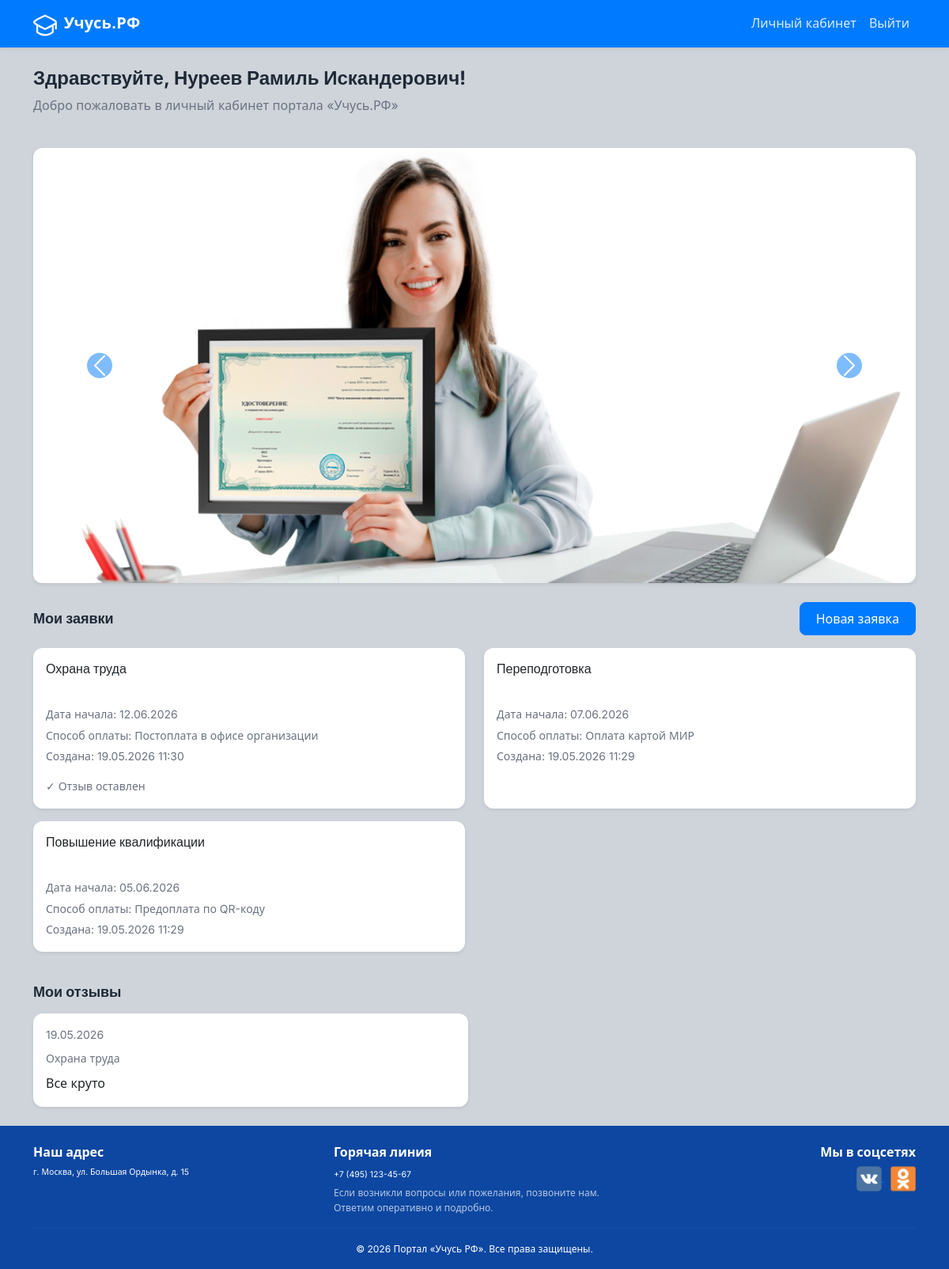
Page /dashboard/ (signed in) on the committed database.
### courses/models.py (models this page shows, shortened)
class Profile(models.Model):
    user = models.OneToOneField(User, on_delete=models.CASCADE, related_name='profile')
    full_name = models.CharField('ФИО', max_length=255)
    phone = models.CharField('Телефон', max_length=20)
    class Meta:
        verbose_name = 'Профиль'
        verbose_name_plural = 'Профили'

class Application(models.Model):
    class CourseType(models.TextChoices):
        QUALIFICATION = 'qualification', 'Повышение квалификации'
        RETRAINING = 'retraining', 'Переподготовка'
        OCCUPATIONAL_SAFETY = 'safety', 'Охрана труда'
    class PaymentMethod(models.TextChoices):
        CASH = 'qrcode', 'Предоплата по QR-коду'
        CARD = 'card', 'Оплата картой МИР'
        OFICE = 'ofice', 'Постоплата в офисе организации'
    class Status(models.TextChoices):
        NEW = 'new', 'Новая'
        IN_PROGRESS = 'in_progress', 'Идёт обучение'
        COMPLETED = 'completed', 'Обучение завершено'
    user = models.ForeignKey(User, on_delete=models.CASCADE, related_name='applications')
    course_type = models.CharField('Тип курса', max_length=50, choices=CourseType.choices)
    start_date = models.DateField('Дата начала обучения')
    payment_method = models.CharField('Способ оплаты', max_length=50, choices=PaymentMethod.choices)
    status = models.CharField('Статус', max_length=50, choices=Status.choices, default=Status.NEW)
    created_at = models.DateTimeField('Дата создания', auto_now_add=True)
    class Meta:
        verbose_name = 'Заявка'
        verbose_name_plural = 'Заявки'
        ordering = ['-created_at']

class Review(models.Model):
    user = models.ForeignKey(User, on_delete=models.CASCADE, related_name='reviews')
    application = models.OneToOneField(Application, on_delete=models.CASCADE, related_name='review')
    text = models.TextField('Текст отзыва')
    created_at = models.DateTimeField('Дата создания', auto_now_add=True)
    class Meta:
        verbose_name = 'Отзыв'
        verbose_name_plural = 'Отзывы'
        ordering = ['-created_at']

### courses/views.py (the view)
# urls.py: path('dashboard/', views.dashboard, name='dashboard'),
@login_required
def dashboard(request):
    applications = Application.objects.filter(user=request.user)
    reviews = Review.objects.filter(user=request.user)
    context = {
        'applications': applications,
        'reviews': reviews,
    }
    return render(request, 'dashboard.html', context)

### templates/dashboard.html (shortened to what this page needs)
{% extends 'base.html' %}
{% load static %}
{% block content %}
<div class="row mb-4">
    <div class="col-12">
        <h2 class="fw-bold">Здравствуйте, {{ user.profile.full_name }}!</h2>
        <p class="text-muted">Добро пожаловать в личный кабинет портала «Учусь.РФ»</p>
    </div>
</div>
<div id="bannerCarousel" class="carousel slide mb-4" data-bs-ride="carousel" data-bs-interval="3000">
    <div class="carousel-inner rounded-3 shadow-sm">
        <div class="carousel-item active">
            <img src="{% static 'img/slide1.svg' %}" class="d-block w-100" alt="Слайд1">
        </div>
    </div>
    <button class="carousel-control-prev" type="button" data-bs-target="#bannerCarousel" data-bs-slide="prev">
        <span class="carousel-control-prev-icon bg-primary rounded-circle p-3"></span>
    </button>
    <button class="carousel-control-next" type="button" data-bs-target="#bannerCarousel" data-bs-slide="next">
        <span class="carousel-control-next-icon bg-primary rounded-circle p-3"></span>
    </button>
</div>
<div class="d-flex justify-content-between align-items-center mb-3">
    <h4 class="fw-bold mb-0">Мои заявки</h4>
    {% if user.username != 'Admin26' %}
        <a href="{% url 'application_create' %}" class="btn btn-primary">Новая заявка</a>
    {% endif %}
</div>
{% if applications %}
    <div class="row">
        {% for app in applications %}
            <div class="col-md-6 mb-3">
                <div class="card shadow-sm h-100">
                    <div class="card-body">
                        <h5 class="card-title">{{ app.get_course_type_display }}</h5>
                        <p class="card-text mb-1">
                            <span class="badge {% if app.status == 'new' %}badge-new{% elif app.status == 'in_progress' %}badge-progress{% else %}badge-done{% endif %}">
                            </span>
                        </p>
                        <p class="card-text small text-muted mb-1">Дата начала: {{ app.start_date|date:"d.m.Y" }}</p>
                        <p class="card-text small text-muted mb-1">Способ оплаты: {{ app.get_payment_method_display }}</p>
                        <p class="card-text small text-muted">Создана: {{ app.created_at|date:"d.m.Y H:i" }}</p>
                        {% if app.review %}
                            <p class="small text-muted mt-2 mb-0">✓ Отзыв оставлен</p>
                        {% endif %}
                    </div>
                </div>
            </div>
        {% endfor %}
    </div>
{% endif %}
{% if reviews %}
    <h4 class="fw-bold mt-4 mb-3">Мои отзывы</h4>
    <div class="row g-3 mb-4">
        {% for review in reviews %}
            <div class="col-md-6">
                <div class="card shadow-sm h-100">
                    <div class="card-body">
                        <div class="d-flex justify-content-between align-items-start mb-2">
                            <small class="text-muted">{{ review.created_at|date:"d.m.Y" }}</small>
                        </div>
                        <p class="text-muted small mb-2">{{ review.application.get_course_type_display }}</p>
                        <p class="mb-0">{{ review.text }}</p>
                    </div>
                </div>
            </div>
        {% endfor %}
    </div>
{% endif %}
{% endblock %}

### static/css/style.css (style rules this page uses)
:root { --primary: #007bff; --primary-dark: #0d47a1; --white: #ffffff; --light-bg: #ced4da; --text-dark: #1F2937; --border-light: #dee2e6; --shadow: 0 .5rem 1rem rgba(0,0,0,.1); --transition: all .3s ease; }
* { box-sizing: border-box; }
body { font-family: 'Inter', system-ui, sans-serif; background: var(--light-bg); color: var(--text-dark); font-size: 16px; line-height: 1.6; }
h2 { font: 500 24px 'Inter', sans-serif; }
h3, h4 { font: 500 18px 'Inter', sans-serif; }
h5 { font: 500 16px 'Inter', sans-serif; }
h1, h2, h3, h4, h5 { color: var(--text-dark); }
.text-muted { color: #6B7280 !important; }
a { color: var(--primary); transition: var(--transition); }
.bg-primary { background-color: var(--primary) !important; }
.card { border: none; border-radius: .75rem; background: var(--white); transition: var(--transition); animation: fadeInUp .5s ease both; }
.btn { border-radius: .5rem; padding: .5rem 1.25rem; font-weight: 500; transition: var(--transition); }
.btn-primary { background: var(--primary); border-color: var(--primary); }
.carousel { max-width: 1320px; margin: 0 auto; }
.carousel-item img { max-height: 550px; object-fit: cover; border-radius: .75rem; }
.badge { font-weight: 500; padding: .35em .65em; font-size: 12px; transition: transform .15s ease; }

### rows in the picture
Application: course_type "Охрана труда", start_date "12.06.2026", payment_method "Постоплата в офисе организации", created_at "19.05.2026 11:30", shows "✓ Отзыв оставлен"
Application: course_type "Переподготовка", start_date "07.06.2026", payment_method "Оплата картой МИР", created_at "19.05.2026 11:29"
Application: course_type "Повышение квалификации", start_date "05.06.2026", payment_method "Предоплата по QR-коду", created_at "19.05.2026 11:29"
Review: created_at "19.05.2026", application.course_type "Охрана труда", text "Все круто"

### other values in the picture
{{ user.profile.full_name }} "Нуреев Рамиль Искандерович"
